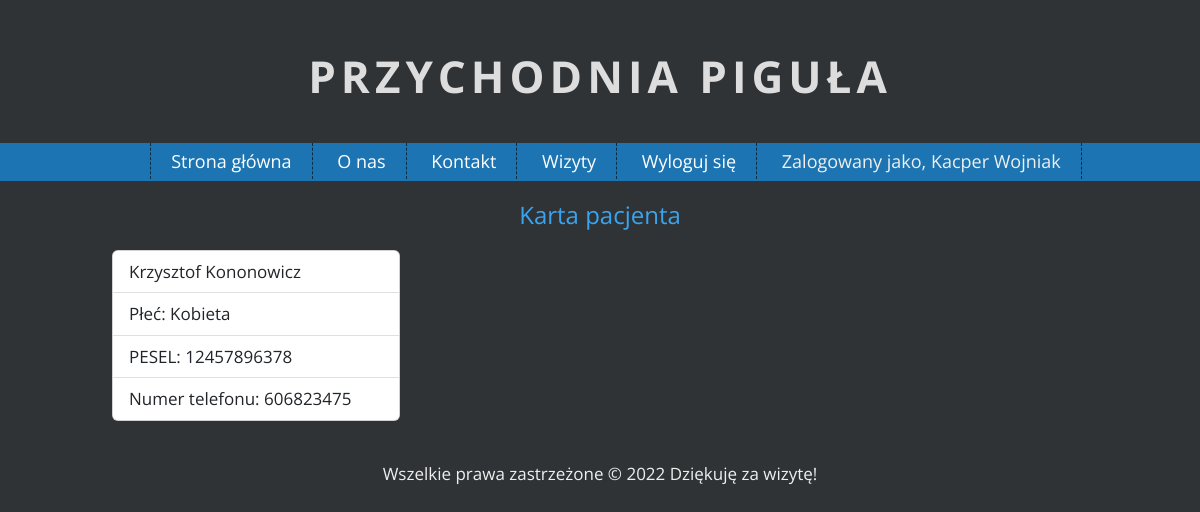
/user-details/1 (signed in), run on the app's committed database.
### app/models.py (models this page shows, shortened)
class Doctor(UserMixin, db.Model):
    __tablename__ = "doctor"
    id = db.Column(db.Integer, primary_key=True)
    name = db.Column(db.String(80), unique=False, nullable=False)
    surname = db.Column(db.String(80), unique=False, nullable=False)
    email = db.Column(db.String(120), unique=True, nullable=False)
    password = db.Column(db.String(80), unique=False, nullable=False)
    patient = db.relationship('Patient', secondary='visit', back_populates='doctor')
    def get_type(self):
        return self.__tablename__
    def get_id(self):
        return str(self.id)

class Patient(UserMixin, db.Model):
    __tablename__ = "patient"
    id = db.Column(db.Integer, primary_key=True)
    name = db.Column(db.String(80), unique=False, nullable=False)
    surname = db.Column(db.String(80), unique=False, nullable=False)
    password = db.Column(db.String(80), unique=False, nullable=False)
    sex = db.Column(db.Boolean, unique=False, nullable=False)
    email = db.Column(db.String(120), unique=True, nullable=False)
    pesel = db.Column(db.String(80), unique=True, nullable=False)
    phone = db.Column(db.String(80), unique=True, nullable=False)
    doctor = db.relationship('Doctor', secondary='visit', back_populates='patient')

### app/views.py (the view)
@views.route('/user-details/<id>', methods=['GET', 'POST'])
@login_required
def userDetails(id):
    users = Patient.query.filter_by(id=id)
    return render_template('user-details.html', users=users)

### loginmanager.py (called while the page is built)
@login_manager.user_loader
def load_user(user_id):
    login_type = session.get('login_type')
    if login_type == "doctor":
        return Doctor.query.get(int(user_id))
    else:
        return Patient.query.get(int(user_id))

### app/templates/user-details.html
{% extends "index.html" %}
{% block content %}
<div class="container my_gap">
    <h2 style="text-align: center">Karta pacjenta</h2>
</div>
<div class="container my_gap">
    {% for user in users %}
    <div class="card" style="width: 18rem;">
  <ul class="list-group list-group-flush">
      <li class="list-group-item">{{ user.name }} {{ user.surname }}</li>
      {% if user.sex == "0" %}
        <li class="list-group-item">Płeć: Mężczyzna</li>
      {% else %}
        <li class="list-group-item">Płeć: Kobieta</li>
      {% endif %}
    <li class="list-group-item">PESEL: {{ user.pesel }}</li>
    <li class="list-group-item">Numer telefonu: {{ user.phone }}</li>
  </ul>
    </div>
    {% endfor %}
</div>
{% endblock %}

### app/templates/index.html (shortened to what this page needs)
<!DOCTYPE html>
<html lang="pl">
<head>
    <link rel="stylesheet" href="https://cdn.jsdelivr.net/npm/bootstrap@5.2.2/dist/css/bootstrap.min.css"
>
    <link rel="stylesheet" href="{{ url_for('static', filename='css/main.css') }}">
    <link rel="stylesheet" href="{{ url_for('static', filename='css/fontello.css') }}">
</head>
<body>
<h1 class="logo">Przychodnia piguła </h1>
<nav id="topnav">
    <ul class="menu">
        <li><a href="{{ url_for('views.home') }}">Strona główna</a></li>
        <li><a href="#">O nas</a></li>
        <li><a href="#">Kontakt</a></li>
        {% if current_user.is_authenticated %}
            {% if current_user.get_type() == "doctor" %}
                <li><a href="{{ url_for('views.patientList', id=current_user.get_id()) }}">Wizyty</a></li>
            {% endif %}
            <li><a href="{{ url_for('views.logout') }}">Wyloguj się</a></li>
            <li style="text-align: right">Zalogowany jako, {{ current_user.name }} {{ current_user.surname }}</li>
        {% endif %}
    </ul>
</nav>
<div id="content">
    {% block content %}
    {% endblock %}
</div>
<div class="info">
    Wszelkie prawa zastrzeżone &copy; 2022 Dziękuję za wizytę!
</div>
</body>
</html>

### app/static/css/main.css (style rules this page uses)
body { margin: 0; background-color: #2F3336; color: #efefef; font-family: 'Open Sans', sans-serif; font-size: 17px; }
h1.logo { font-size: 44px; font-weight: 700; color: #ddd; text-align: center; text-transform: uppercase; letter-spacing: 5px; margin-top: 50px; margin-bottom: 40px; }
#topnav { background-color: #1c75b2; text-align: center; }
.menu { list-style-type: none; margin: 0; padding: 10; font-size: 18px; min-height: 38px; line-height: 200%; }
.menu > li { display: inline-block; padding-left: 20px; padding-right: 20px; border-right: 1px dashed #0a2b40; }
.menu > li:first-child { border-left: 1px dashed #0a2b40; }
.menu a { color: #fff; text-decoration: none; }
h1 { font-size: 44px; font-weight: 400; color:#39a5f1; margin-bottom: 20px; }
h2 { font-size: 24px ; font-weight: 400; color: #39a5f1; }
.info { margin-left: auto; margin-right: auto; text-align: center; padding: 20px; }
.container { margin-left: auto; margin-right: auto; width: 1000px; }
.my_gap { margin-top: 20px; margin-bottom: 20px; }

### data on the page
Doctor: name "Kacper", surname "Wojniak"
Patient: name "Krzysztof", surname "Kononowicz", sex "Płeć: Kobieta", pesel "12457896378", phone "606823475"
